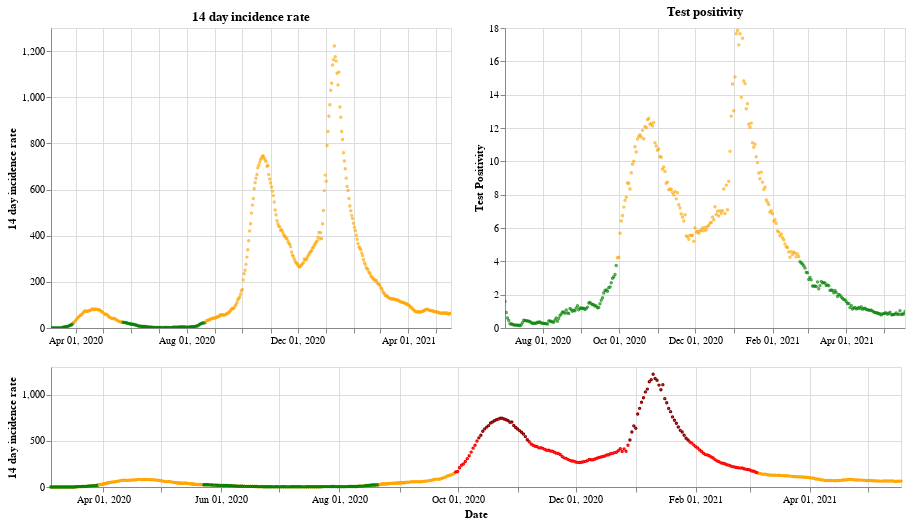

This figure's notebook cell:
### Markdown cell above
## Northern Ireland

### Code cell
plot_traffic_light('Northern Ireland')

### Figure 1 — Vega-Lite specification as saved in the notebook (floating-point values rounded to 4 significant figures; data arrays with more than 128 entries replaced by an {"elided": "..."} marker saying what was removed)
{"config": {"view": {"continuousWidth": 400, "continuousHeight": 300}}, "vconcat": [{"hconcat": [{"mark": {"type": "point", "size": 2}, "encoding": {"color": {"condition": {"value": "green", "test": "(datum.twoWeeklyCasesRate <= 25)"}, "value": "orange"}, "tooltip": [{"type": "nominal", "field": "areaName"}, {"type": "temporal", "field": "date"}, {"type": "quantitative", "field": "twoWeeklyCasesRate"}, {"type": "quantitative", "field": "testPositivity"}], "x": {"type": "temporal", "axis": {"title": ""}, "field": "date", "scale": {"domain": {"selection": "DateBrush"}}, "timeUnit": "yearmonthdate"}, "y": {"type": "quantitative", "axis": {"title": "14 day incidence rate"}, "field": "twoWeeklyCasesRate"}}, "title": "14 day incidence rate", "width": 400}, {"mark": {"type": "point", "size": 2}, "encoding": {"color": {"condition": {"value": "green", "test": "(datum.testPositivity <= 4)"}, "value": "orange"}, "tooltip": [{"type": "nominal", "field": "areaName"}, {"type": "temporal", "field": "date"}, {"type": "quantitative", "field": "twoWeeklyCasesRate"}, {"type": "quantitative", "field": "testPositivity"}], "x": {"type": "temporal", "axis": {"title": ""}, "field": "date", "scale": {"domain": {"selection": "DateBrush"}}, "timeUnit": "yearmonthdate"}, "y": {"type": "quantitative", "axis": {"title": "Test Positivity"}, "field": "testPositivity"}}, "title": "Test positivity", "width": 400}]}, {"layer": [{"mark": {"type": "point", "size": 2}, "encoding": {"color": {"condition": {"value": "orange", "test": "((50 && datum.twoWeeklyCasesRate) < 150)"}, "value": "red"}, "opacity": {"condition": {"value": 1, "test": "((50 && datum.twoWeeklyCasesRate) < 500)"}, "value": 0}, "tooltip": [{"type": "nominal", "field": "areaName"}, {"type": "temporal", "field": "date"}, {"type": "quantitative", "field": "twoWeeklyCasesRate"}, {"type": "quantitative", "field": "testPositivity"}], "x": {"type": "temporal", "axis": {"title": "Date"}, "field": "date", "timeUnit": "yearmonthdate"}, "y": {"type": "quantitative", "axis": {"title": "14 day incidence rate"}, "field": "twoWeeklyCasesRate"}}, "selection": {"DateBrush": {"type": "interval", "encodings": ["x"], "fields": ["Time"]}}, "width": 850}, {"mark": {"type": "point", "size": 2}, "encoding": {"color": {"value": "darkred"}, "opacity": {"condition": {"value": 1, "test": "(datum.twoWeeklyCasesRate >= 500)"}, "value": 0}, "tooltip": [{"type": "nominal", "field": "areaName"}, {"type": "temporal", "field": "date"}, {"type": "quantitative", "field": "twoWeeklyCasesRate"}, {"type": "quantitative", "field": "testPositivity"}], "x": {"type": "temporal", "axis": {"title": "Date"}, "field": "date", "timeUnit": "yearmonthdate"}, "y": {"type": "quantitative", "axis": {"title": "14 day incidence rate"}, "field": "twoWeeklyCasesRate"}}, "width": 400}, {"mark": {"type": "point", "size": 2}, "encoding": {"color": {"condition": {"value": "green", "test": "((4 && datum.twoWeeklyCasesRate) < 25)"}, "value": "orange"}, "opacity": {"condition": {"value": 1, "test": "(datum.twoWeeklyCasesRate < 50)"}, "value": 0}, "tooltip": [{"type": "nominal", "field": "areaName"}, {"type": "temporal", "field": "date"}, {"type": "quantitative", "field": "twoWeeklyCasesRate"}, {"type": "quantitative", "field": "testPositivity"}], "x": {"type": "temporal", "axis": {"title": "Date"}, "field": "date", "timeUnit": "yearmonthdate"}, "y": {"type": "quantitative", "axis": {"title": "14 day incidence rate"}, "field": "twoWeeklyCasesRate"}}, "width": 400}], "height": 120, "width": 800}], "data": {"name": "data-5a18203a7f62bd1e564dc3ebc58d2327"}, "$schema": "https://vega.github.io/schema/vega-lite/v4.8.1.json", "datasets": {"data-5a18203a7f62bd1e564dc3ebc58d2327": {"elided": "440 records"}}}
